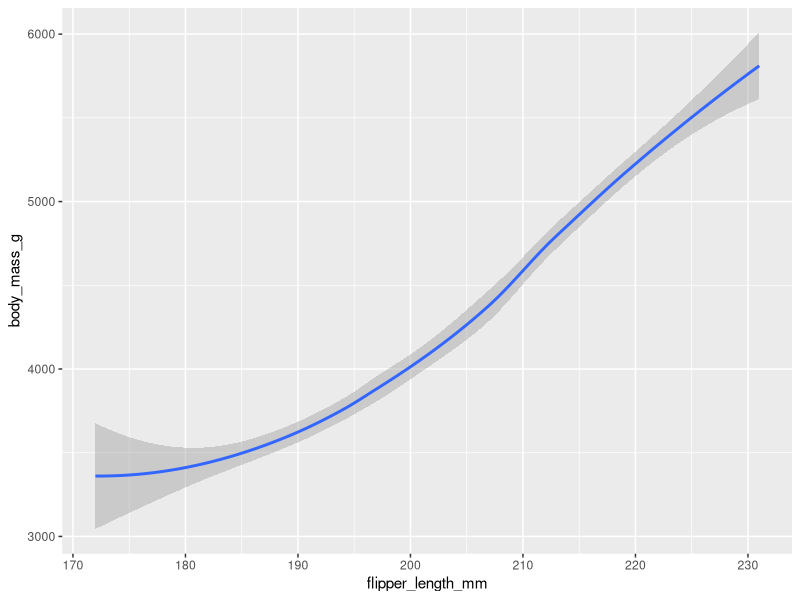
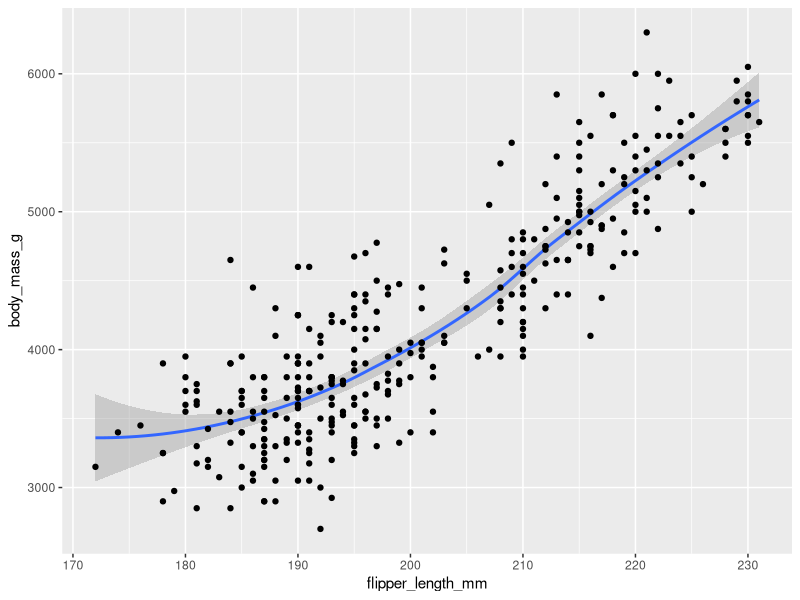
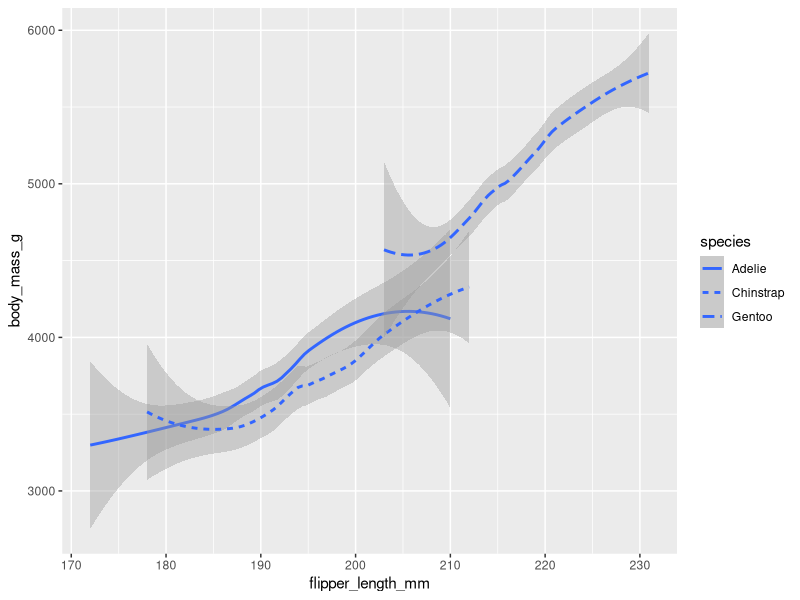
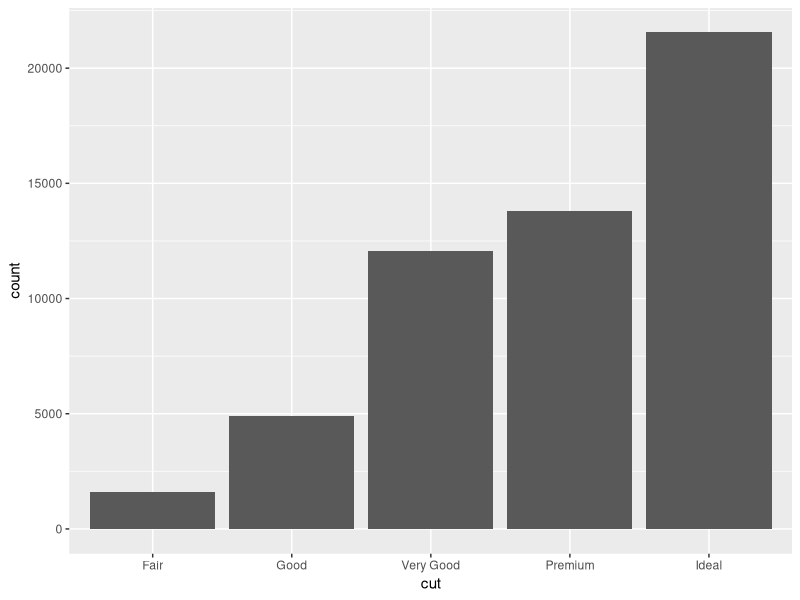
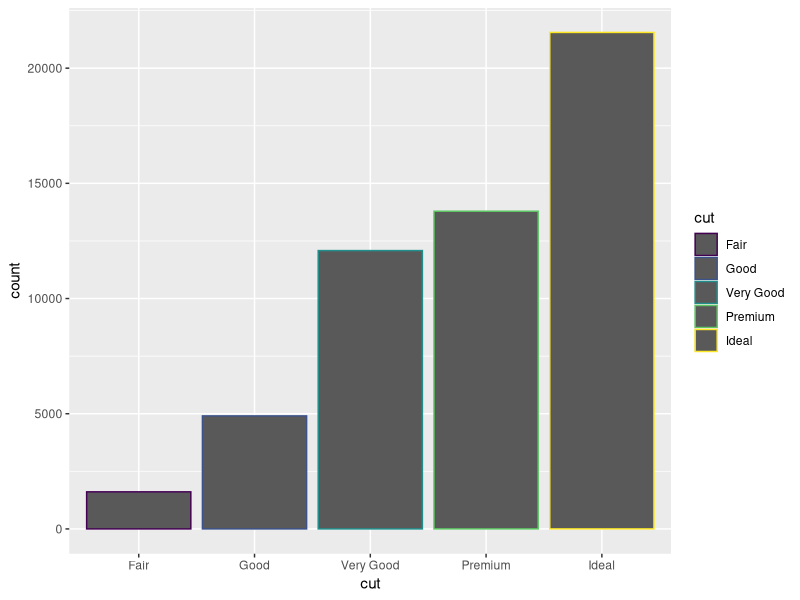
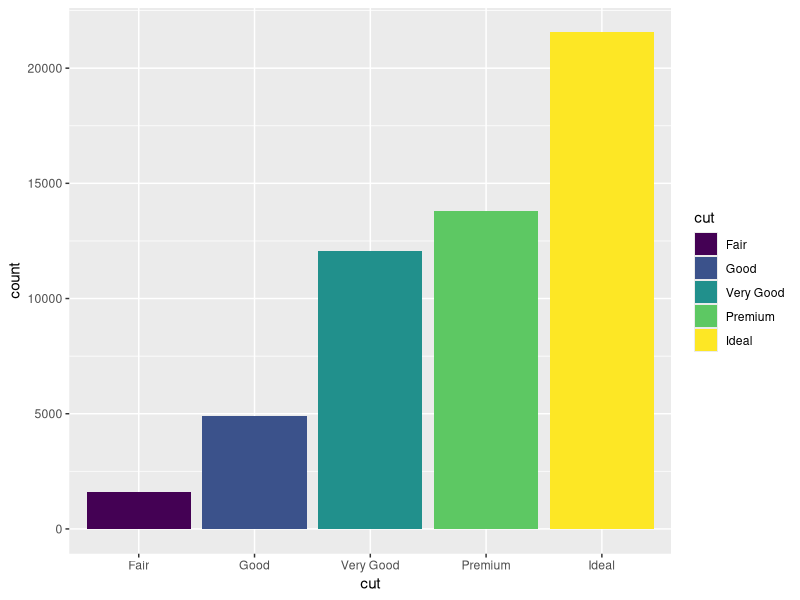
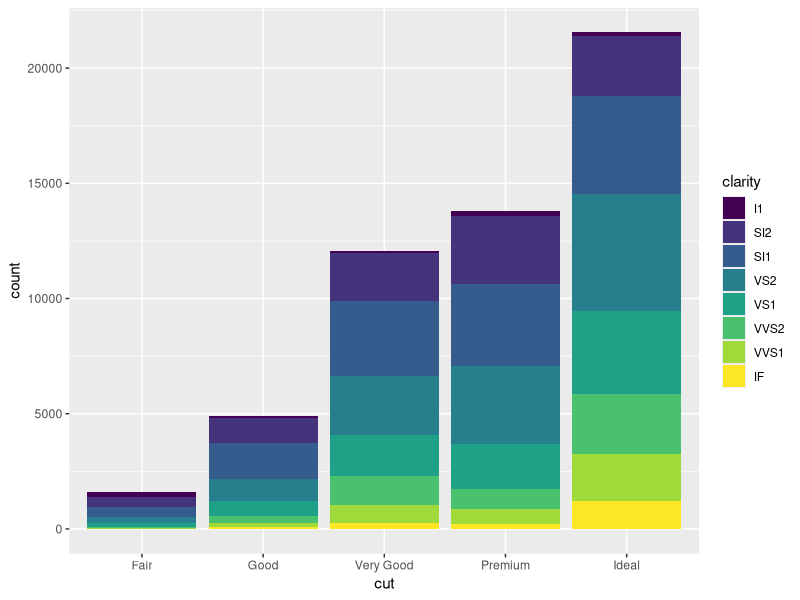

R code for these plots, in order:
#geom_point: scatter plot (relationship between two variables)
#geom_bar: bar graph
#geom_line: line graph
library(ggplot2)
library(palmerpenguins)
ggplot(data = penguins)+
  geom_smooth(mapping = aes(x=flipper_length_mm , y=body_mass_g))

#combining two geom
ggplot(data = penguins)+
  geom_smooth(mapping = aes(x=flipper_length_mm , y=body_mass_g))+
  geom_point(mapping = aes(x=flipper_length_mm , y=body_mass_g))

ggplot(data = penguins)+
  geom_smooth(mapping = aes(x=flipper_length_mm , y=body_mass_g, linetype=species))

#bar chart
ggplot(data = diamonds)+
  geom_bar(mapping = aes(x=cut))

ggplot(data = diamonds)+
  geom_bar(mapping = aes(x=cut, color=cut))

ggplot(data = diamonds)+
  geom_bar(mapping = aes(x=cut, fill=cut))

ggplot(data = diamonds)+
  geom_bar(mapping = aes(x=cut, fill=clarity))
